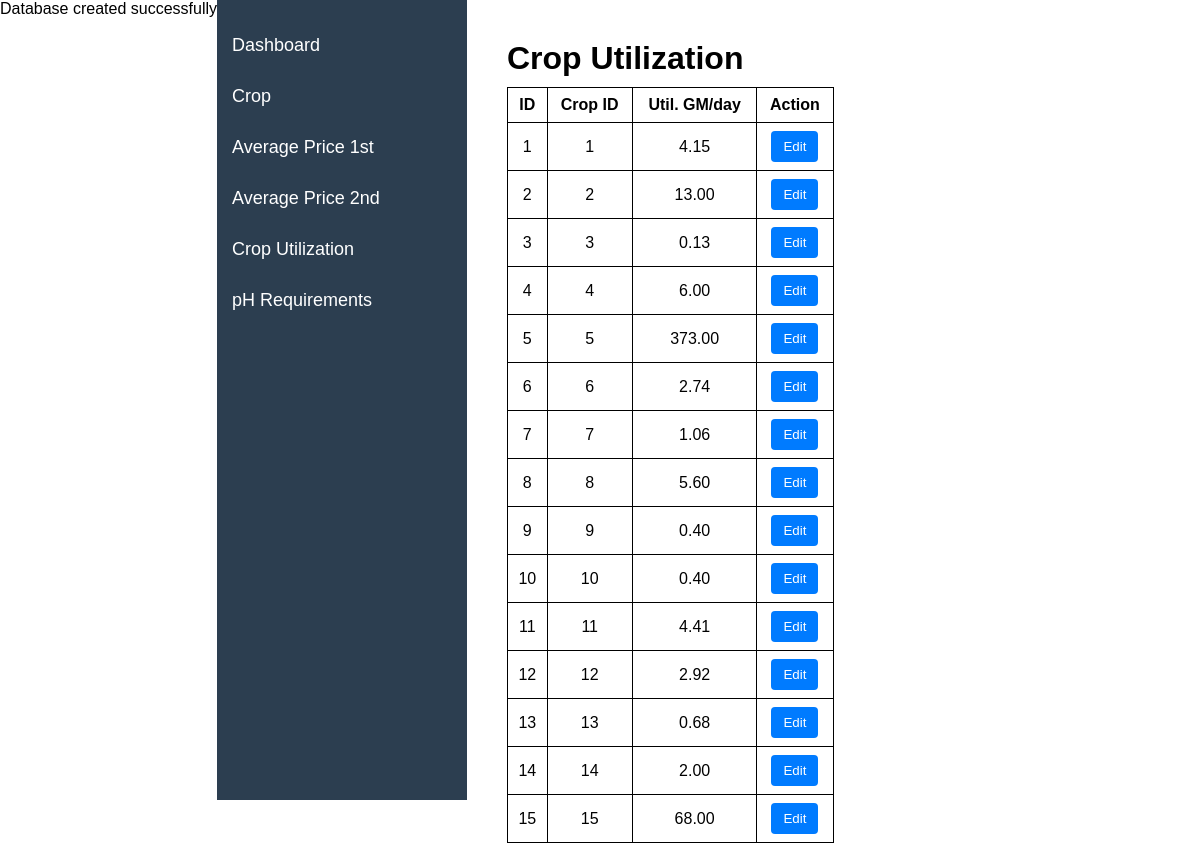
Page /crop_utilization on the committed database.
### tables this page shows
CREATE TABLE `crop_utilization` (
  `id` int(11) NOT NULL,
  `crop_id` int(11) NOT NULL,
  `utilization_gm_per_day` decimal(6,2) NOT NULL
);

### index.php (called while the page is built, shortened)
<?php
    require("code/routing.php");
?>

### website/pages/crop_utilization.php (the view, shortened to what this page needs)
<html>
<head>
  <link rel="stylesheet" href="website/css/crop_utilization.css">
</head>
<body>
  <h1>Crop Utilization</h1>
  <table border="1" width="100%">
    <tr>
      <th>ID</th>
      <th>Crop ID</th>
      <th>Util. GM/day</th>
      <th>Action</th>
    </tr>
    <?php
      $sql = "SELECT id, crop_id, utilization_gm_per_day FROM crop_utilization";
      $result = $conn->query($sql);
      if ($result->num_rows > 0) {
        while($row = $result->fetch_assoc()) {
          echo "<tr>";
          echo "<td>" . $row['id'] . "</td>";
          echo "<td>" . $row['crop_id'] . "</td>";
          echo "<td>" . $row['utilization_gm_per_day'] . "</td>";
          echo "<td><button class='edit-btn' onclick=\"openModal('{$row['id']}', '{$row['crop_id']}', '{$row['utilization_gm_per_day']}')\">Edit</button></td>";
          echo "</tr>";
        }
      } else {
        echo "<tr><td colspan='4'>No records found</td></tr>";
      }
    ?>
  </table>
</body>
</html>

### website/css/crop_utilization.css (style rules this page uses)
h1 { margin-bottom: 10px; }
table { border-collapse: collapse; width: 50%; margin-bottom: 20px; }
th, td { border: 1px solid black; padding: 8px; text-align: center; }
button.edit-btn { background-color: #007bff; color: white; border: none; padding: 8px 12px; cursor: pointer; border-radius: 4px; }

### website/Main.php (style rules this page uses)
* { margin: 0; padding: 0; box-sizing: border-box; font-family: Arial, sans-serif; }
body { display: flex; }

### rows in the picture
crop_utilization: id "1", crop "1", utilization_gm_per_day "4.15"
crop_utilization: id "2", crop "2", utilization_gm_per_day "13.00"
crop_utilization: id "3", crop "3", utilization_gm_per_day "0.13"
crop_utilization: id "4", crop "4", utilization_gm_per_day "6.00"
crop_utilization: id "5", crop "5", utilization_gm_per_day "373.00"
crop_utilization: id "6", crop "6", utilization_gm_per_day "2.74"
crop_utilization: id "7", crop "7", utilization_gm_per_day "1.06"
crop_utilization: id "8", crop "8", utilization_gm_per_day "5.60"
crop_utilization: id "9", crop "9", utilization_gm_per_day "0.40"
crop_utilization: id "10", crop "10", utilization_gm_per_day "0.40"
crop_utilization: id "11", crop "11", utilization_gm_per_day "4.41"
crop_utilization: id "12", crop "12", utilization_gm_per_day "2.92"
crop_utilization: id "13", crop "13", utilization_gm_per_day "0.68"
crop_utilization: id "14", crop "14", utilization_gm_per_day "2.00"
crop_utilization: id "15", crop "15", utilization_gm_per_day "68.00"
